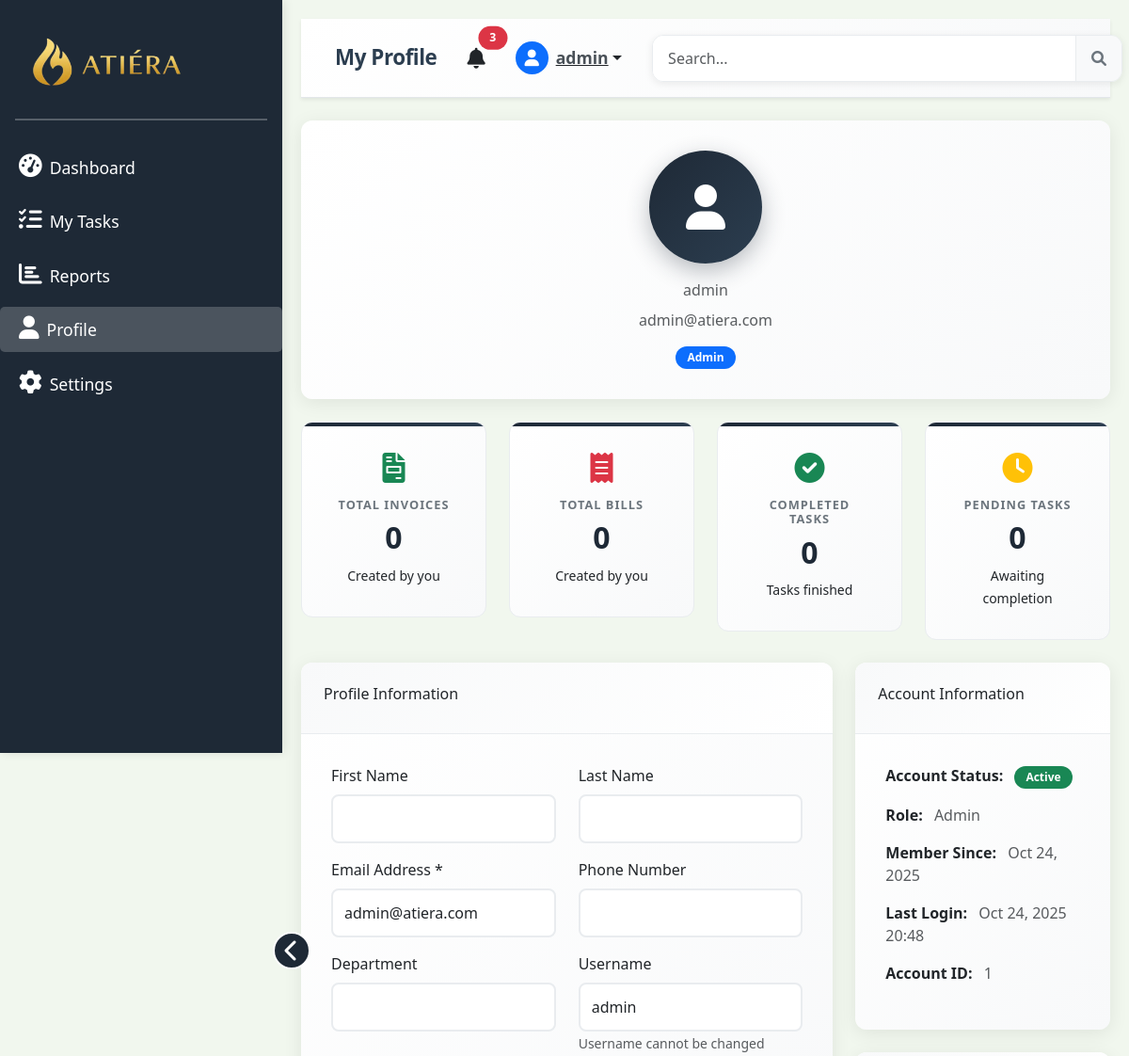
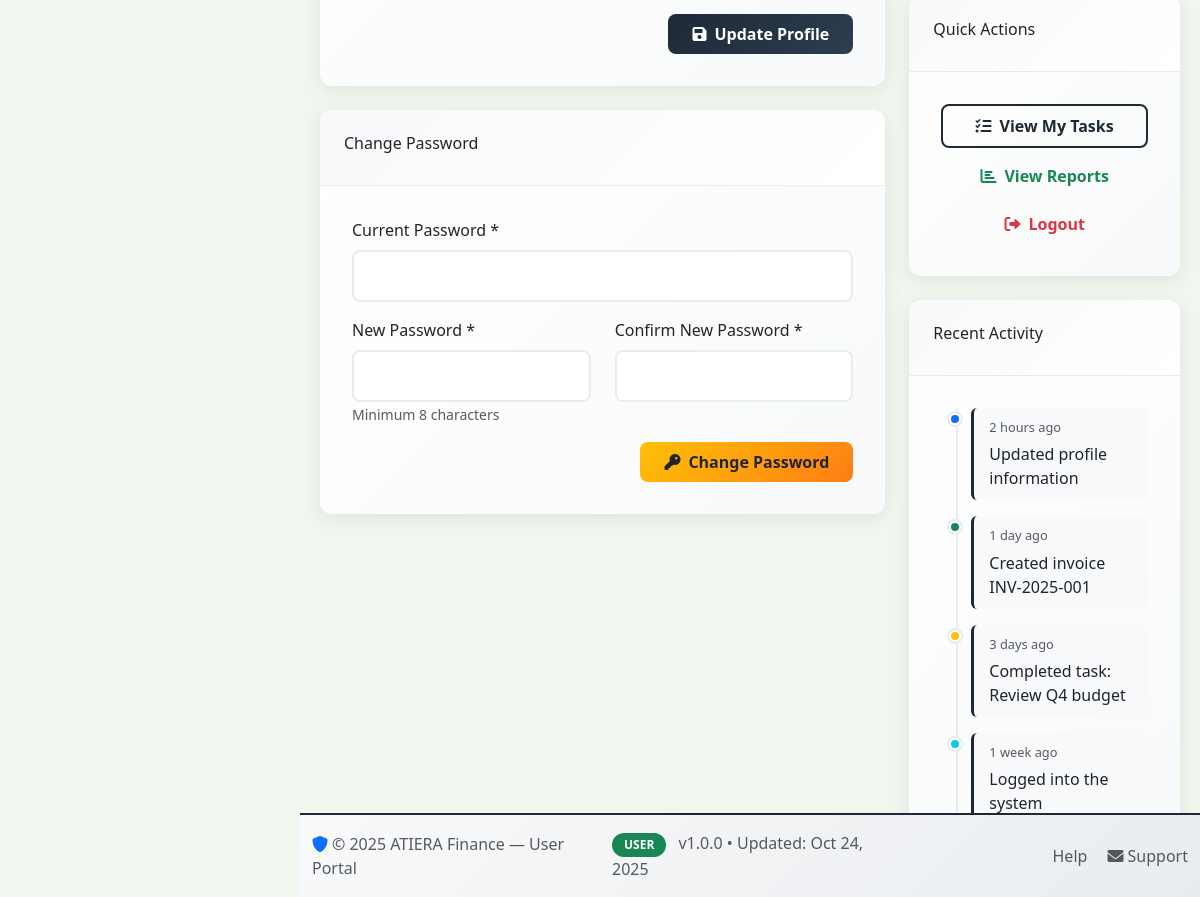
Screenshot of /user/profile.php (signed in) with the database file from the repository (2 pictures, top to bottom).
### tables this page shows
CREATE TABLE users (
    id INT PRIMARY KEY AUTO_INCREMENT,
    username VARCHAR(50) UNIQUE NOT NULL,
    password_hash VARCHAR(255) NOT NULL,
    email VARCHAR(100) UNIQUE,
    first_name VARCHAR(50),
    last_name VARCHAR(50),
    phone VARCHAR(20),
    department VARCHAR(100),
    full_name VARCHAR(100) NOT NULL,
    role ENUM('admin', 'user', 'staff') NOT NULL DEFAULT 'staff',
    status ENUM('active', 'inactive', 'suspended') NOT NULL DEFAULT 'active',
    profile_visibility ENUM('public', 'private', 'team') DEFAULT 'private',
    activity_visibility ENUM('public', 'private', 'team') DEFAULT 'private',
    data_sharing BOOLEAN DEFAULT FALSE,
    last_login DATETIME,
    created_at TIMESTAMP DEFAULT CURRENT_TIMESTAMP,
    updated_at TIMESTAMP DEFAULT CURRENT_TIMESTAMP ON UPDATE CURRENT_TIMESTAMP
);

### user/profile.php (the view, shortened to what the rows shown need)
<?php
require_once '../includes/database.php';
$db = Database::getInstance()->getConnection();
$user_id = $_SESSION['user']['id'];
try {
    $stmt = $db->prepare("SELECT * FROM users WHERE id = ?");
    $stmt->execute([$user_id]);
    $user = $stmt->fetch(PDO::FETCH_ASSOC);
} catch (Exception $e) {
    error_log("Error fetching user profile data: " . $e->getMessage());
    $user = $_SESSION['user'];
    $stats = ['invoice_count' => 0, 'bill_count' => 0, 'completed_tasks' => 0, 'pending_tasks' => 0];
}
?>
<!DOCTYPE html>
<html lang="en">
<head>
    <link href="https://cdn.jsdelivr.net/npm/bootstrap@5.3.0/dist/css/bootstrap.min.css" rel="stylesheet">
    <link href="https://cdnjs.cloudflare.com/ajax/libs/font-awesome/6.0.0/css/all.min.css" rel="stylesheet">
</head>
<body>
    <div class="content">
        <div class="row mb-4">
            <div class="col-md-12">
                <div class="card">
                    <div class="card-body text-center">
                        <div class="profile-avatar">
                            <i class="fas fa-user"></i>
                        </div>
                        <p class="text-muted mb-2"><?php echo htmlspecialchars($user['username']); ?></p>
                        <p class="text-muted mb-3"><?php echo htmlspecialchars($user['email']); ?></p>
                        <div class="d-flex justify-content-center gap-2">
                            <span class="badge bg-primary"><?php echo ucfirst($user['role'] ?? 'user'); ?></span>
                        </div>
                    </div>
                </div>
            </div>
        </div>
        <div class="row">
            <div class="col-md-8">
                <div class="card mb-4">
                    <div class="card-body">
                        <form method="POST" action="">
                            <div class="row">
                                <div class="col-md-6">
                                    <div class="mb-3">
                                        <label class="form-label">Email Address *</label>
                                        <input type="email" class="form-control" name="email" value="<?php echo htmlspecialchars($user['email'] ?? ''); ?>" required>
                                    </div>
                                </div>
                            </div>
                            <div class="row">
                                <div class="col-md-6">
                                    <div class="mb-3">
                                        <label class="form-label">Username</label>
                                        <input type="text" class="form-control" value="<?php echo htmlspecialchars($user['username']); ?>" readonly>
                                        <small class="text-muted">Username cannot be changed</small>
                                    </div>
                                </div>
                            </div>
                        </form>
                    </div>
                </div>
            </div>
            <div class="col-md-4">
                <div class="card mb-4">
                    <div class="card-body">
                        <div class="mb-3">
                            <strong>Role:</strong>
                            <span class="text-muted ms-2"><?php echo ucfirst($user['role'] ?? 'user'); ?></span>
                        </div>
                        <div class="mb-3">
                            <strong>Member Since:</strong>
                            <span class="text-muted ms-2"><?php echo date('M j, Y', strtotime($user['created_at'] ?? 'now')); ?></span>
                        </div>
                        <div class="mb-3">
                            <strong>Last Login:</strong>
                            <span class="text-muted ms-2"><?php echo date('M j, Y H:i', strtotime($user['last_login'] ?? 'now')); ?></span>
                        </div>
                        <div class="mb-3">
                            <strong>Account ID:</strong>
                            <span class="text-muted ms-2"><?php echo $user['id']; ?></span>
                        </div>
                    </div>
                </div>
            </div>
        </div>
    </div>
</body>
</html>

### rows the page displays
users: username "admin", email "admin@atiera.com", role "Admin", created_at "Oct 24, 2025", last_login "Oct 24, 2025 20:48", id "1"

### other values shown
$_SESSION['user']['username'] "admin"
$stats['invoice_count'] "0"
$stats['bill_count'] "0"
$stats['completed_tasks'] "0"
$stats['pending_tasks'] "0"
